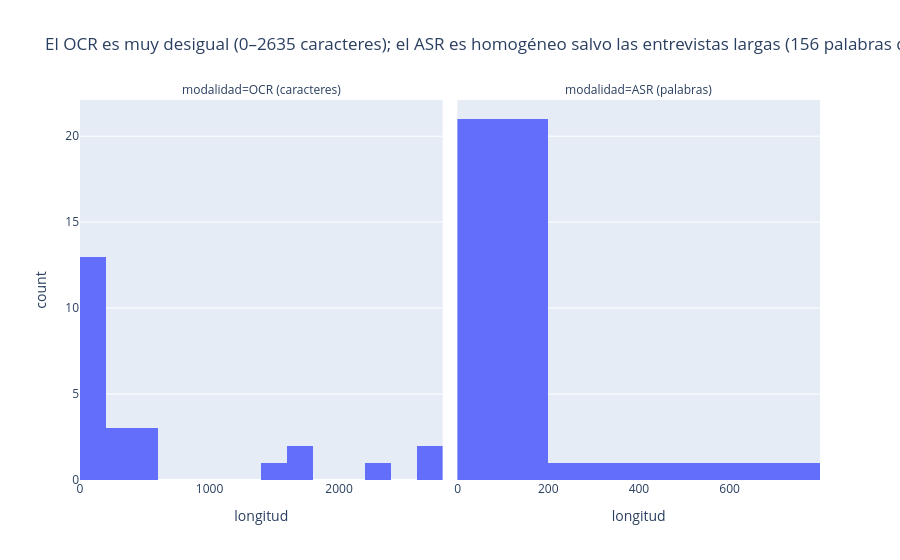

Notebook source saved alongside this figure:
### Code cell
largo = pd.concat([pd.DataFrame({"modalidad": "OCR (caracteres)", "longitud": docs.n_caracteres}),
                   pd.DataFrame({"modalidad": "ASR (palabras)", "longitud": aud.n_palabras})])
titulo = (f"El OCR es muy desigual ({docs.n_caracteres.min()}–{docs.n_caracteres.max()} caracteres); "
          f"el ASR es homogéneo salvo las entrevistas largas ({aud.n_palabras.median():.0f} palabras de mediana)")
fig = px.histogram(largo, x="longitud", facet_col="modalidad", nbins=20, title=titulo)
fig.update_xaxes(matches=None)
mostrar(fig, "g3_longitud_textos")

### Figure 1 — Plotly figure (JSON) as saved in the notebook; plotly's stock layout.template omitted (floating-point values rounded to 4 significant figures)
{"data": [{"bingroup": "x", "hovertemplate": "modalidad=OCR (caracteres)<br>longitud=%{x}<br>count=%{y}<extra></extra>", "legendgroup": "", "marker": {"color": "#636efa", "pattern": {"shape": ""}}, "name": "", "nbinsx": 20, "orientation": "v", "showlegend": false, "type": "histogram", "x": [1729, 159, 1669, 59, 0, 286, 232, 542, 438, 1584, 2607, 2635, 2379, 70, 200, 464, 165, 168, 198, 117, 103, 65, 57, 83, 90], "xaxis": "x", "yaxis": "y"}, {"bingroup": "x", "hovertemplate": "modalidad=ASR (palabras)<br>longitud=%{x}<br>count=%{y}<extra></extra>", "legendgroup": "", "marker": {"color": "#636efa", "pattern": {"shape": ""}}, "name": "", "nbinsx": 20, "orientation": "v", "showlegend": false, "type": "histogram", "x": [150, 129, 149, 158, 138, 121, 155, 160, 181, 190, 156, 189, 182, 157, 141, 153, 127, 159, 135, 132, 164, 274, 410, 632], "xaxis": "x2", "yaxis": "y2"}], "layout": {"annotations": [{"font": {}, "showarrow": false, "text": "modalidad=OCR (caracteres)", "x": 0.245, "xanchor": "center", "xref": "paper", "y": 1.0, "yanchor": "bottom", "yref": "paper"}, {"font": {}, "showarrow": false, "text": "modalidad=ASR (palabras)", "x": 0.755, "xanchor": "center", "xref": "paper", "y": 1.0, "yanchor": "bottom", "yref": "paper"}], "barmode": "relative", "legend": {"tracegroupgap": 0}, "title": {"text": "El OCR es muy desigual (0–2635 caracteres); el ASR es homogéneo salvo las entrevistas largas (156 palabras de mediana)"}, "xaxis": {"anchor": "y", "domain": [0.0, 0.49], "title": {"text": "longitud"}}, "xaxis2": {"anchor": "y2", "domain": [0.51, 1.0], "title": {"text": "longitud"}}, "yaxis": {"anchor": "x", "domain": [0.0, 1.0], "title": {"text": "count"}}, "yaxis2": {"anchor": "x2", "domain": [0.0, 1.0], "matches": "y", "showticklabels": false}}}
